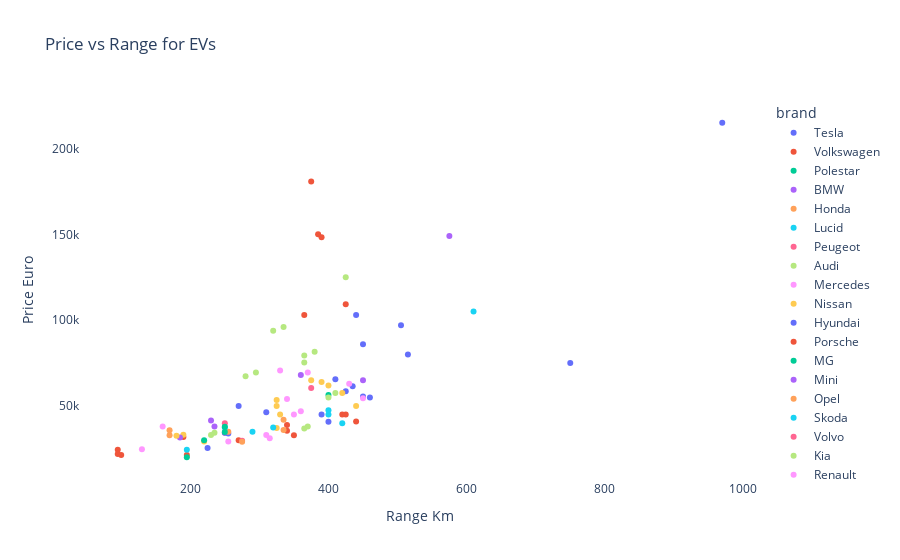

Source (notebook cell):
### Code cell
price_range = px.scatter(data_frame=ev, title='Price vs Range for EVs', x='range_km', y='price_euro', 
           labels={'price_euro':'Price Euro', 'range_km':'Range Km'},
           color='brand')

price_range.update_layout({
    'plot_bgcolor':'rgba(0, 0, 0, 0)',
    'paper_bgcolor':'rgba(0, 0, 0, 0)'
})

price_range.update_xaxes(showgrid=False)
price_range.update_yaxes(showgrid=False)

### Figure 1 — Plotly figure (JSON) as saved in the notebook; plotly's stock layout.template omitted (floating-point values rounded to 4 significant figures)
{"data": [{"hovertemplate": "brand=Tesla <br>Range Km=%{x}<br>Price Euro=%{y}<extra></extra>", "legendgroup": "Tesla ", "marker": {"color": "#636efa", "symbol": "circle"}, "mode": "markers", "name": "Tesla ", "orientation": "v", "showlegend": true, "type": "scatter", "x": [450, 310, 425, 435, 750, 515, 970, 450, 505, 410, 460, 440, 390], "xaxis": "x", "y": [55480, 46380, 58620, 61480, 75000, 79990, 215000, 85990, 96990, 65620, 55000, 102990, 45000], "yaxis": "y"}, {"hovertemplate": "brand=Volkswagen <br>Range Km=%{x}<br>Price Euro=%{y}<extra></extra>", "legendgroup": "Volkswagen ", "marker": {"color": "#EF553B", "symbol": "circle"}, "mode": "markers", "name": "Volkswagen ", "orientation": "v", "showlegend": true, "type": "scatter", "x": [270, 190, 440, 195, 420, 350, 340, 340], "xaxis": "x", "y": [30000, 31900, 40936, 21421, 45000, 33000, 38987, 35575], "yaxis": "y"}, {"hovertemplate": "brand=Polestar <br>Range Km=%{x}<br>Price Euro=%{y}<extra></extra>", "legendgroup": "Polestar ", "marker": {"color": "#00cc96", "symbol": "circle"}, "mode": "markers", "name": "Polestar ", "orientation": "v", "showlegend": true, "type": "scatter", "x": [400], "xaxis": "x", "y": [56440], "yaxis": "y"}, {"hovertemplate": "brand=BMW <br>Range Km=%{x}<br>Price Euro=%{y}<extra></extra>", "legendgroup": "BMW ", "marker": {"color": "#ab63fa", "symbol": "circle"}, "mode": "markers", "name": "BMW ", "orientation": "v", "showlegend": true, "type": "scatter", "x": [360, 450, 235, 230], "xaxis": "x", "y": [68040, 65000, 38017, 41526], "yaxis": "y"}, {"hovertemplate": "brand=Honda <br>Range Km=%{x}<br>Price Euro=%{y}<extra></extra>", "legendgroup": "Honda ", "marker": {"color": "#FFA15A", "symbol": "circle"}, "mode": "markers", "name": "Honda ", "orientation": "v", "showlegend": true, "type": "scatter", "x": [170, 170], "xaxis": "x", "y": [32997, 35921], "yaxis": "y"}, {"hovertemplate": "brand=Lucid <br>Range Km=%{x}<br>Price Euro=%{y}<extra></extra>", "legendgroup": "Lucid ", "marker": {"color": "#19d3f3", "symbol": "circle"}, "mode": "markers", "name": "Lucid ", "orientation": "v", "showlegend": true, "type": "scatter", "x": [610], "xaxis": "x", "y": [105000], "yaxis": "y"}, {"hovertemplate": "brand=Peugeot <br>Range Km=%{x}<br>Price Euro=%{y}<extra></extra>", "legendgroup": "Peugeot ", "marker": {"color": "#FF6692", "symbol": "circle"}, "mode": "markers", "name": "Peugeot ", "orientation": "v", "showlegend": true, "type": "scatter", "x": [275, 250], "xaxis": "x", "y": [29682, 34361], "yaxis": "y"}, {"hovertemplate": "brand=Audi <br>Range Km=%{x}<br>Price Euro=%{y}<extra></extra>", "legendgroup": "Audi ", "marker": {"color": "#B6E880", "symbol": "circle"}, "mode": "markers", "name": "Audi ", "orientation": "v", "showlegend": true, "type": "scatter", "x": [400, 425, 280, 380, 365, 410, 295, 320, 335], "xaxis": "x", "y": [55000, 125000, 67358, 81639, 79445, 57500, 69551, 93800, 96050], "yaxis": "y"}, {"hovertemplate": "brand=Mercedes <br>Range Km=%{x}<br>Price Euro=%{y}<extra></extra>", "legendgroup": "Mercedes ", "marker": {"color": "#FF97FF", "symbol": "circle"}, "mode": "markers", "name": "Mercedes ", "orientation": "v", "showlegend": true, "type": "scatter", "x": [370, 350, 330], "xaxis": "x", "y": [69484, 45000, 70631], "yaxis": "y"}, {"hovertemplate": "brand=Nissan <br>Range Km=%{x}<br>Price Euro=%{y}<extra></extra>", "legendgroup": "Nissan ", "marker": {"color": "#FECB52", "symbol": "circle"}, "mode": "markers", "name": "Nissan ", "orientation": "v", "showlegend": true, "type": "scatter", "x": [220, 325, 440, 190, 420, 330, 325, 375], "xaxis": "x", "y": [29234, 37237, 50000, 33246, 57500, 45000, 50000, 65000], "yaxis": "y"}, {"hovertemplate": "brand=Hyundai <br>Range Km=%{x}<br>Price Euro=%{y}<extra></extra>", "legendgroup": "Hyundai ", "marker": {"color": "#636efa", "symbol": "circle"}, "mode": "markers", "name": "Hyundai ", "orientation": "v", "showlegend": true, "type": "scatter", "x": [400, 250, 255], "xaxis": "x", "y": [40795, 34459, 33971], "yaxis": "y"}, {"hovertemplate": "brand=Porsche <br>Range Km=%{x}<br>Price Euro=%{y}<extra></extra>", "legendgroup": "Porsche ", "marker": {"color": "#EF553B", "symbol": "circle"}, "mode": "markers", "name": "Porsche ", "orientation": "v", "showlegend": true, "type": "scatter", "x": [375, 365, 425, 385, 390], "xaxis": "x", "y": [180781, 102945, 109302, 150000, 148301], "yaxis": "y"}, {"hovertemplate": "brand=MG <br>Range Km=%{x}<br>Price Euro=%{y}<extra></extra>", "legendgroup": "MG ", "marker": {"color": "#00cc96", "symbol": "circle"}, "mode": "markers", "name": "MG ", "orientation": "v", "showlegend": true, "type": "scatter", "x": [220], "xaxis": "x", "y": [30000], "yaxis": "y"}, {"hovertemplate": "brand=Mini <br>Range Km=%{x}<br>Price Euro=%{y}<extra></extra>", "legendgroup": "Mini ", "marker": {"color": "#ab63fa", "symbol": "circle"}, "mode": "markers", "name": "Mini ", "orientation": "v", "showlegend": true, "type": "scatter", "x": [185], "xaxis": "x", "y": [31681], "yaxis": "y"}, {"hovertemplate": "brand=Opel <br>Range Km=%{x}<br>Price Euro=%{y}<extra></extra>", "legendgroup": "Opel ", "marker": {"color": "#FFA15A", "symbol": "circle"}, "mode": "markers", "name": "Opel ", "orientation": "v", "showlegend": true, "type": "scatter", "x": [275, 335, 255], "xaxis": "x", "y": [29146, 41906, 35000], "yaxis": "y"}, {"hovertemplate": "brand=Skoda <br>Range Km=%{x}<br>Price Euro=%{y}<extra></extra>", "legendgroup": "Skoda ", "marker": {"color": "#19d3f3", "symbol": "circle"}, "mode": "markers", "name": "Skoda ", "orientation": "v", "showlegend": true, "type": "scatter", "x": [290, 195, 420, 400, 400, 320], "xaxis": "x", "y": [35000, 24534, 40000, 45000, 47500, 37500], "yaxis": "y"}, {"hovertemplate": "brand=Volvo <br>Range Km=%{x}<br>Price Euro=%{y}<extra></extra>", "legendgroup": "Volvo ", "marker": {"color": "#FF6692", "symbol": "circle"}, "mode": "markers", "name": "Volvo ", "orientation": "v", "showlegend": true, "type": "scatter", "x": [375], "xaxis": "x", "y": [60437], "yaxis": "y"}, {"hovertemplate": "brand=Kia <br>Range Km=%{x}<br>Price Euro=%{y}<extra></extra>", "legendgroup": "Kia ", "marker": {"color": "#B6E880", "symbol": "circle"}, "mode": "markers", "name": "Kia ", "orientation": "v", "showlegend": true, "type": "scatter", "x": [370, 365, 235, 230], "xaxis": "x", "y": [38105, 36837, 34400, 33133], "yaxis": "y"}, {"hovertemplate": "brand=Renault <br>Range Km=%{x}<br>Price Euro=%{y}<extra></extra>", "legendgroup": "Renault ", "marker": {"color": "#FF97FF", "symbol": "circle"}, "mode": "markers", "name": "Renault ", "orientation": "v", "showlegend": true, "type": "scatter", "x": [315, 310, 130, 255, 160], "xaxis": "x", "y": [31184, 33133, 24790, 29234, 38000], "yaxis": "y"}, {"hovertemplate": "brand=Mazda <br>Range Km=%{x}<br>Price Euro=%{y}<extra></extra>", "legendgroup": "Mazda ", "marker": {"color": "#FECB52", "symbol": "circle"}, "mode": "markers", "name": "Mazda ", "orientation": "v", "showlegend": true, "type": "scatter", "x": [180], "xaxis": "x", "y": [32646], "yaxis": "y"}, {"hovertemplate": "brand=Lexus <br>Range Km=%{x}<br>Price Euro=%{y}<extra></extra>", "legendgroup": "Lexus ", "marker": {"color": "#636efa", "symbol": "circle"}, "mode": "markers", "name": "Lexus ", "orientation": "v", "showlegend": true, "type": "scatter", "x": [270], "xaxis": "x", "y": [50000], "yaxis": "y"}, {"hovertemplate": "brand=CUPRA <br>Range Km=%{x}<br>Price Euro=%{y}<extra></extra>", "legendgroup": "CUPRA ", "marker": {"color": "#EF553B", "symbol": "circle"}, "mode": "markers", "name": "CUPRA ", "orientation": "v", "showlegend": true, "type": "scatter", "x": [425], "xaxis": "x", "y": [45000], "yaxis": "y"}, {"hovertemplate": "brand=SEAT <br>Range Km=%{x}<br>Price Euro=%{y}<extra></extra>", "legendgroup": "SEAT ", "marker": {"color": "#00cc96", "symbol": "circle"}, "mode": "markers", "name": "SEAT ", "orientation": "v", "showlegend": true, "type": "scatter", "x": [195], "xaxis": "x", "y": [20129], "yaxis": "y"}, {"hovertemplate": "brand=Lightyear <br>Range Km=%{x}<br>Price Euro=%{y}<extra></extra>", "legendgroup": "Lightyear ", "marker": {"color": "#ab63fa", "symbol": "circle"}, "mode": "markers", "name": "Lightyear ", "orientation": "v", "showlegend": true, "type": "scatter", "x": [575], "xaxis": "x", "y": [149000], "yaxis": "y"}, {"hovertemplate": "brand=Aiways <br>Range Km=%{x}<br>Price Euro=%{y}<extra></extra>", "legendgroup": "Aiways ", "marker": {"color": "#FFA15A", "symbol": "circle"}, "mode": "markers", "name": "Aiways ", "orientation": "v", "showlegend": true, "type": "scatter", "x": [335], "xaxis": "x", "y": [36057], "yaxis": "y"}, {"hovertemplate": "brand=DS <br>Range Km=%{x}<br>Price Euro=%{y}<extra></extra>", "legendgroup": "DS ", "marker": {"color": "#19d3f3", "symbol": "circle"}, "mode": "markers", "name": "DS ", "orientation": "v", "showlegend": true, "type": "scatter", "x": [250], "xaxis": "x", "y": [37422], "yaxis": "y"}, {"hovertemplate": "brand=Citroen <br>Range Km=%{x}<br>Price Euro=%{y}<extra></extra>", "legendgroup": "Citroen ", "marker": {"color": "#FF6692", "symbol": "circle"}, "mode": "markers", "name": "Citroen ", "orientation": "v", "showlegend": true, "type": "scatter", "x": [250], "xaxis": "x", "y": [40000], "yaxis": "y"}, {"hovertemplate": "brand=Jaguar <br>Range Km=%{x}<br>Price Euro=%{y}<extra></extra>", "legendgroup": "Jaguar ", "marker": {"color": "#B6E880", "symbol": "circle"}, "mode": "markers", "name": "Jaguar ", "orientation": "v", "showlegend": true, "type": "scatter", "x": [365], "xaxis": "x", "y": [75351], "yaxis": "y"}, {"hovertemplate": "brand=Ford <br>Range Km=%{x}<br>Price Euro=%{y}<extra></extra>", "legendgroup": "Ford ", "marker": {"color": "#FF97FF", "symbol": "circle"}, "mode": "markers", "name": "Ford ", "orientation": "v", "showlegend": true, "type": "scatter", "x": [450, 430, 340, 360], "xaxis": "x", "y": [54475, 62900, 54000, 46900], "yaxis": "y"}, {"hovertemplate": "brand=Byton <br>Range Km=%{x}<br>Price Euro=%{y}<extra></extra>", "legendgroup": "Byton ", "marker": {"color": "#FECB52", "symbol": "circle"}, "mode": "markers", "name": "Byton ", "orientation": "v", "showlegend": true, "type": "scatter", "x": [390, 325, 400], "xaxis": "x", "y": [64000, 53500, 62000], "yaxis": "y"}, {"hovertemplate": "brand=Sono <br>Range Km=%{x}<br>Price Euro=%{y}<extra></extra>", "legendgroup": "Sono ", "marker": {"color": "#636efa", "symbol": "circle"}, "mode": "markers", "name": "Sono ", "orientation": "v", "showlegend": true, "type": "scatter", "x": [225], "xaxis": "x", "y": [25500], "yaxis": "y"}, {"hovertemplate": "brand=Smart <br>Range Km=%{x}<br>Price Euro=%{y}<extra></extra>", "legendgroup": "Smart ", "marker": {"color": "#EF553B", "symbol": "circle"}, "mode": "markers", "name": "Smart ", "orientation": "v", "showlegend": true, "type": "scatter", "x": [95, 100, 95], "xaxis": "x", "y": [22030, 21387, 24565], "yaxis": "y"}, {"hovertemplate": "brand=Fiat <br>Range Km=%{x}<br>Price Euro=%{y}<extra></extra>", "legendgroup": "Fiat ", "marker": {"color": "#00cc96", "symbol": "circle"}, "mode": "markers", "name": "Fiat ", "orientation": "v", "showlegend": true, "type": "scatter", "x": [250, 250], "xaxis": "x", "y": [34900, 37900], "yaxis": "y"}], "layout": {"legend": {"title": {"text": "brand"}, "tracegroupgap": 0}, "paper_bgcolor": "rgba(0, 0, 0, 0)", "plot_bgcolor": "rgba(0, 0, 0, 0)", "title": {"text": "Price vs Range for EVs"}, "xaxis": {"anchor": "y", "domain": [0, 1], "showgrid": false, "title": {"text": "Range Km"}}, "yaxis": {"anchor": "x", "domain": [0, 1], "showgrid": false, "title": {"text": "Price Euro"}}}}
